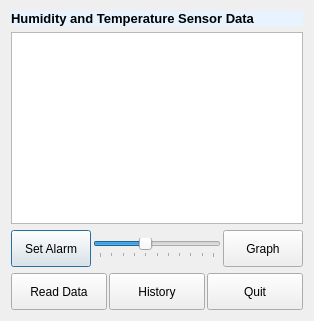
<?xml version="1.0" encoding="UTF-8"?>
<ui version="4.0">
 <class>resultWindow</class>
 <widget class="QDialog" name="resultWindow">
  <property name="geometry">
   <rect>
    <x>0</x>
    <y>0</y>
    <width>314</width>
    <height>321</height>
   </rect>
  </property>
  <property name="windowTitle">
   <string>Dialog</string>
  </property>
  <property name="layoutDirection">
   <enum>Qt::LeftToRight</enum>
  </property>
  <property name="autoFillBackground">
   <bool>false</bool>
  </property>
  <property name="styleSheet">
   <string notr="true">QDialog{background-image: url(:/newPrefix/weather.jpg);}
</string>
  </property>
  <layout class="QGridLayout" name="gridLayout">
   <item row="0" column="0">
    <layout class="QVBoxLayout" name="verticalLayout_3">
     <item>
      <layout class="QVBoxLayout" name="verticalLayout">
       <item>
        <widget class="QLabel" name="heading">
         <property name="sizePolicy">
          <sizepolicy hsizetype="Minimum" vsizetype="Minimum">
           <horstretch>0</horstretch>
           <verstretch>0</verstretch>
          </sizepolicy>
         </property>
         <property name="font">
          <font>
           <family>Arial</family>
           <pointsize>10</pointsize>
           <weight>75</weight>
           <bold>true</bold>
           <underline>false</underline>
           <strikeout>false</strikeout>
          </font>
         </property>
         <property name="layoutDirection">
          <enum>Qt::LeftToRight</enum>
         </property>
         <property name="autoFillBackground">
          <bool>false</bool>
         </property>
         <property name="styleSheet">
          <string notr="true">QLabel{
background-color: rgb(231, 243, 255);
}</string>
         </property>
         <property name="text">
          <string>Humidity and Temperature Sensor Data</string>
         </property>
         <property name="textFormat">
          <enum>Qt::PlainText</enum>
         </property>
         <property name="scaledContents">
          <bool>false</bool>
         </property>
        </widget>
       </item>
       <item>
        <layout class="QVBoxLayout" name="verticalLayout_2"/>
       </item>
       <item>
        <widget class="QTextEdit" name="textEditObj">
         <property name="sizePolicy">
          <sizepolicy hsizetype="Minimum" vsizetype="Fixed">
           <horstretch>0</horstretch>
           <verstretch>0</verstretch>
          </sizepolicy>
         </property>
         <property name="layoutDirection">
          <enum>Qt::LeftToRight</enum>
         </property>
        </widget>
       </item>
      </layout>
     </item>
     <item>
      <layout class="QHBoxLayout" name="horizontalLayout_2">
       <property name="spacing">
        <number>2</number>
       </property>
       <item>
        <widget class="QPushButton" name="alarmObj">
         <property name="sizePolicy">
          <sizepolicy hsizetype="Minimum" vsizetype="Minimum">
           <horstretch>0</horstretch>
           <verstretch>0</verstretch>
          </sizepolicy>
         </property>
         <property name="text">
          <string>Set Alarm</string>
         </property>
        </widget>
       </item>
       <item>
        <widget class="QSlider" name="sliderObj">
         <property name="styleSheet">
          <string notr="true"/>
         </property>
         <property name="minimum">
          <number>-20</number>
         </property>
         <property name="maximum">
          <number>30</number>
         </property>
         <property name="orientation">
          <enum>Qt::Horizontal</enum>
         </property>
         <property name="tickPosition">
          <enum>QSlider::TicksBelow</enum>
         </property>
         <property name="tickInterval">
          <number>5</number>
         </property>
        </widget>
       </item>
       <item>
        <widget class="QPushButton" name="graphObj">
         <property name="sizePolicy">
          <sizepolicy hsizetype="Minimum" vsizetype="Minimum">
           <horstretch>0</horstretch>
           <verstretch>0</verstretch>
          </sizepolicy>
         </property>
         <property name="text">
          <string>Graph</string>
         </property>
        </widget>
       </item>
      </layout>
     </item>
     <item>
      <layout class="QHBoxLayout" name="horizontalLayout">
       <property name="spacing">
        <number>2</number>
       </property>
       <item>
        <widget class="QPushButton" name="readDataObj">
         <property name="sizePolicy">
          <sizepolicy hsizetype="Minimum" vsizetype="Minimum">
           <horstretch>0</horstretch>
           <verstretch>0</verstretch>
          </sizepolicy>
         </property>
         <property name="text">
          <string>Read Data</string>
         </property>
        </widget>
       </item>
       <item>
        <widget class="QPushButton" name="historyObj">
         <property name="sizePolicy">
          <sizepolicy hsizetype="Minimum" vsizetype="Minimum">
           <horstretch>0</horstretch>
           <verstretch>0</verstretch>
          </sizepolicy>
         </property>
         <property name="text">
          <string>History</string>
         </property>
        </widget>
       </item>
       <item>
        <widget class="QPushButton" name="quitObj">
         <property name="sizePolicy">
          <sizepolicy hsizetype="Minimum" vsizetype="Minimum">
           <horstretch>0</horstretch>
           <verstretch>0</verstretch>
          </sizepolicy>
         </property>
         <property name="text">
          <string>Quit</string>
         </property>
        </widget>
       </item>
      </layout>
     </item>
    </layout>
   </item>
  </layout>
 </widget>
 <resources>
  <include location="image.qrc"/>
  <include location="image.qrc"/>
 </resources>
 <connections>
  <connection>
   <sender>quitObj</sender>
   <signal>clicked()</signal>
   <receiver>resultWindow</receiver>
   <slot>close()</slot>
   <hints>
    <hint type="sourcelabel">
     <x>302</x>
     <y>309</y>
    </hint>
    <hint type="destinationlabel">
     <x>330</x>
     <y>0</y>
    </hint>
   </hints>
  </connection>
  <connection>
   <sender>sliderObj</sender>
   <signal>valueChanged(int)</signal>
   <receiver>textEditObj</receiver>
   <slot>update()</slot>
   <hints>
    <hint type="sourcelabel">
     <x>176</x>
     <y>253</y>
    </hint>
    <hint type="destinationlabel">
     <x>181</x>
     <y>181</y>
    </hint>
   </hints>
  </connection>
 </connections>
</ui>
